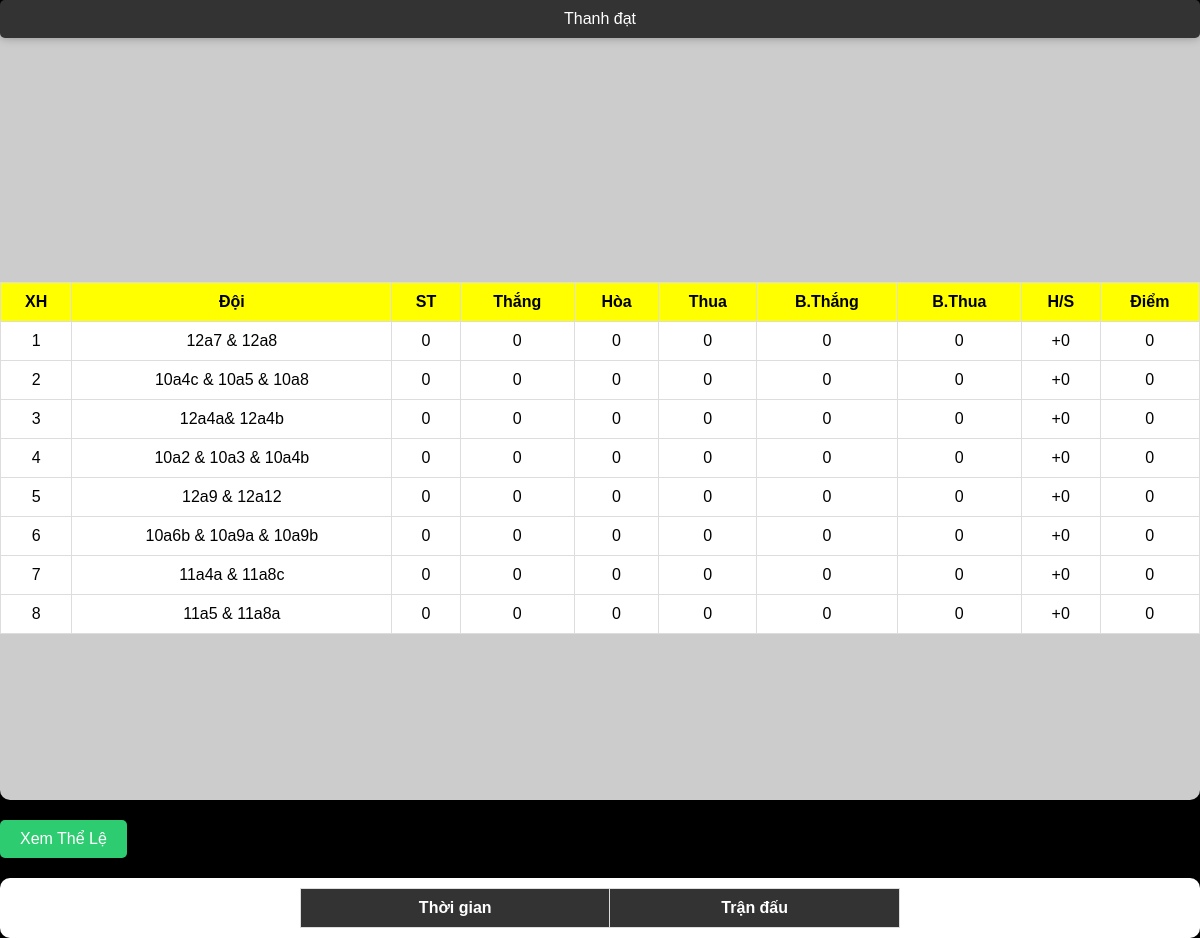
Page /PHUDUC/champion on the earlier database version.
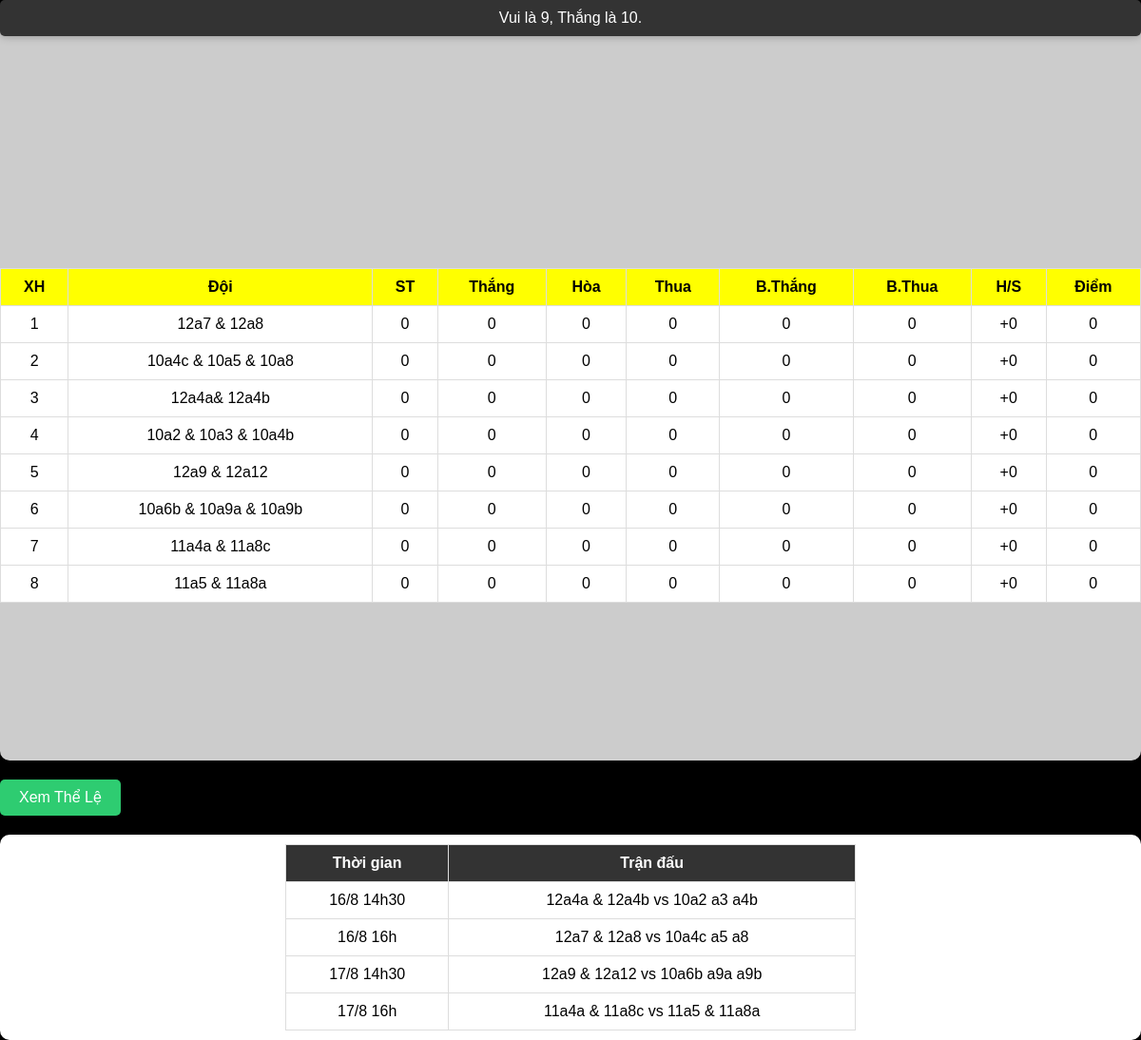
Same page on the later database version.
### champion/models.py (models this page shows, shortened)
class Notification(models.Model):
    noti = models.CharField(max_length = 255)

class Champion(models.Model):
    rank = models.IntegerField()
    name_team = models.CharField(max_length=30)
    count_round = models.IntegerField()
    count_win =models.IntegerField()
    count_draw = models.IntegerField()
    count_lose = models.IntegerField()
    goal = models.IntegerField()
    goal_conceded = models.IntegerField()
    h_s = models.IntegerField()
    point = models.IntegerField()

class InfoMatch(models.Model):
    info = models.CharField(max_length=255)
    time = models.CharField(max_length=25)

### champion/views.py (the view)
# urls.py: path('champion', Main.as_view(), name='main'),
class Main(View):
    def get(self, request):
        champions = Champion.objects.all()
        sorted_champions = sorted(champions, key=lambda x: (x.point, x.h_s), reverse=True)
        for index, champion in enumerate(sorted_champions, start=1):
            champion.index = index
        oj_noti = Notification.objects.get(id=1)
        oj_info_match = InfoMatch.objects.all()
        return render(request, 'main.html', {'sorted_champions': sorted_champions, 'noti':oj_noti.noti, 'list_info_match':oj_info_match})

### champion/templates/main.html (shortened to what this page needs)
<!DOCTYPE html>
<html lang="en">
<head>
</head>
<body>
    <div class="bg-container">
        {% if noti %}
        <div class="marquee-container">
            <marquee behavior="scroll" direction="left" class="blink-text">{{noti}}</marquee>
        </div>
        {%else%}
        <div class="marquee-container">
            <marquee behavior="scroll" direction="left" class="blink-text">Vui là 9, thắng là 10.</marquee>
        </div>
        {% endif %}
        <div class="table-container">
            <div class="table-wrapper">
                <table class="rank-table">
                    <thead>
                        <tr>
                            <th class="yellow-cell">XH</th>
                            <th class="yellow-cell">Đội</th>
                            <th class="yellow-cell">ST</th>
                            <th class="yellow-cell">Thắng</th>
                            <th class="yellow-cell">Hòa</th>
                            <th class="yellow-cell">Thua</th>
                            <th class="yellow-cell">B.Thắng</th>
                            <th class="yellow-cell">B.Thua</th>
                            <th class="yellow-cell">H/S</th>
                            <th class="yellow-cell">Điểm</th>
                        </tr>
                    </thead>
                    <tbody>
                        {% for item in sorted_champions  %}
                            <tr>
                                <td>{{item.index}}</td>
                                <td>{{item.name_team}}</td>
                                <td>{{item.count_round}}</td>
                                <td>{{item.count_win}}</td>
                                <td>{{item.count_draw}}</td>
                                <td>{{item.count_lose}}</td>
                                <td>{{item.goal}}</td>
                                <td>{{item.goal_conceded}}</td>
                                {% if item.h_s >= 0 %}
                                    <td>+{{item.h_s}}</td>
                                {% else %}
                                    <td>{{item.h_s}}</td>
                                {% endif %}
                                <td>{{item.point}}</td>
                            </tr>
                        {% endfor %}
                    </tbody>
                </table>
            </div>
        </div>
    </div>
    <button id="show-rules">Xem Thể Lệ</button>
    <div class="schedule-container">
        <table class="schedule-table">
            <thead>
                <tr>
                    <th>Thời gian</th>
                    <th>Trận đấu</th>
                </tr>
            </thead>
            <tbody>
                {% for item in list_info_match %}
                <tr class="data-row {% if forloop.first %}animate-row{% endif %}">
                    <td>{{item.time}}</td>
                    <td>{{item.info}}</td>
                </tr>
                {% endfor %}
            </tbody>
        </table>
    </div>
</body>
</html>

### champion/templates/main.html (style rules this page uses)
body { font-family: Arial, sans-serif; margin: 0; padding: 0; background-color: black; }
.bg-container { position: relative; width: 100vw; height: 100vh; overflow: hidden; }
.table-container { display: flex; flex-direction: column; justify-content: center; align-items: center; height: 100vh; overflow-x: auto; overflow-y: auto; }
.rank-table { width: 100%; max-width: 100%; border-collapse: collapse; margin: 20px auto; background-color: white; }
.table-wrapper { overflow-x: auto; width: 100%; max-width: 100%; }
.rank-table th, .rank-table td { padding: 10px; text-align: center; border: 1px solid #ddd; white-space: nowrap; }
.yellow-cell { background: yellow }
.schedule-container { text-align: center; position: relative; background-color: white; padding: 10px; border-radius: 10px; box-shadow: 0px 0px 10px rgba(0, 0, 0, 0.3); }
.schedule-table { width: 100%; max-width: 600px; border-collapse: collapse; margin: 0 auto; }
.schedule-table th, .schedule-table td { padding: 10px; text-align: center; border: 1px solid #ddd; }
.schedule-table th { background-color: #333; color: white; }
.marquee-container { text-align: center; background-color: #333; color: white; padding: 10px; border-radius: 5px; box-shadow: 0px 0px 10px rgba(0, 0, 0, 0.3); margin-bottom: 20px; }
.blink-text { animation: blink 1s steps(7) infinite; }
#show-rules { background-color: #2ecc71; border: none; color: white; padding: 10px 20px; text-align: center; text-decoration: none; display: inline-block; font-size: 16px; margin: 20px 0; cursor: pointer; border-radius: 5px; transition: background-color 0.3s ease; }
.animate-row { animation: animate-lines 2s linear infinite; }

Differences in the rows shown:
changed Notification: noti "Thanh đạt" → "Vui là 9, Thắng là 10."
added InfoMatch: time "16/8 14h30", info "12a4a & 12a4b vs 10a2 a3 a4b"
added InfoMatch: time "16/8 16h", info "12a7 & 12a8 vs 10a4c a5 a8"
added InfoMatch: time "17/8 14h30", info "12a9 & 12a12 vs 10a6b a9a a9b"
added InfoMatch: time "17/8 16h", info "11a4a & 11a8c vs 11a5 & 11a8a"
